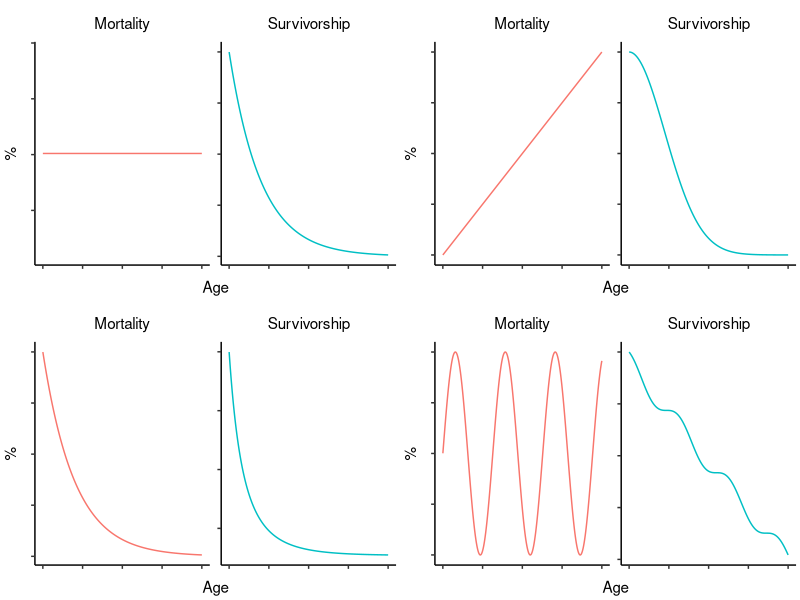
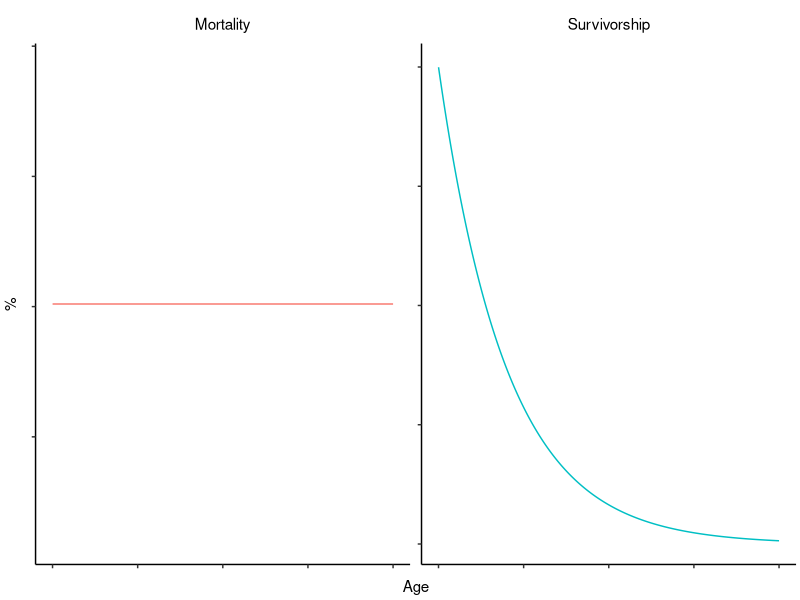
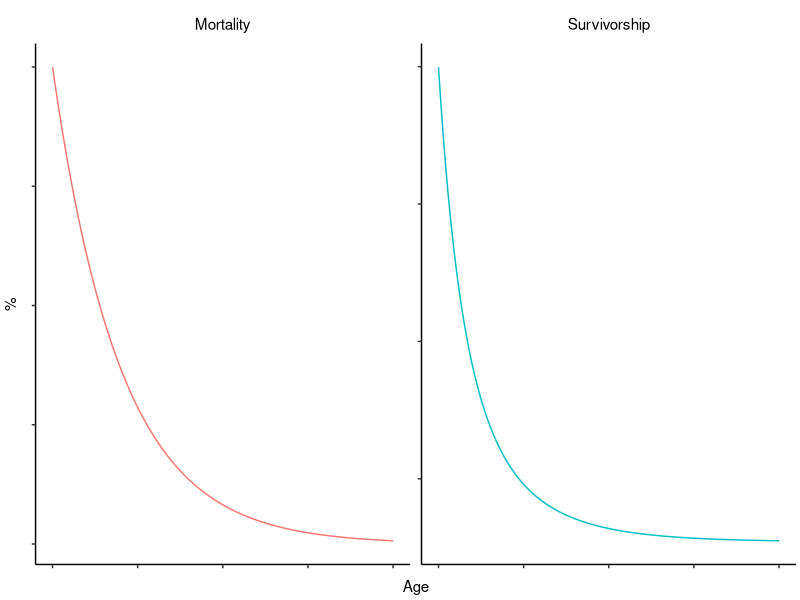
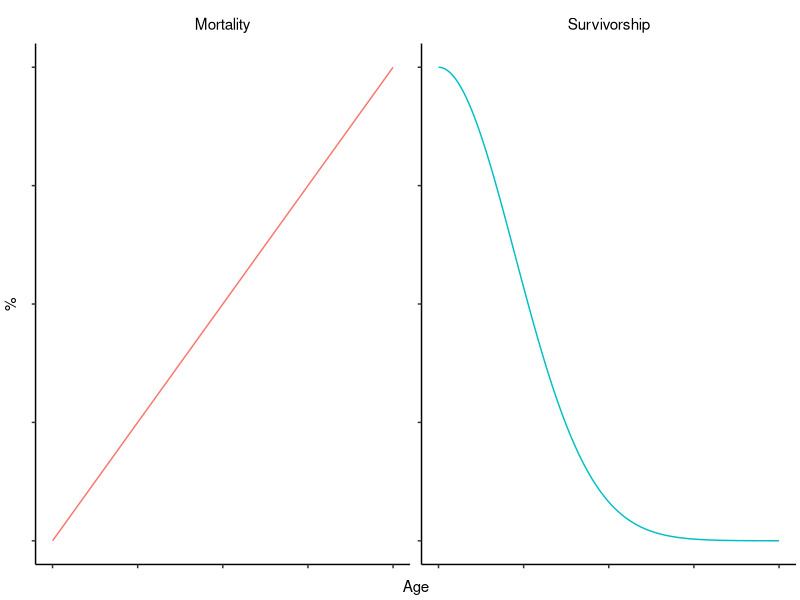
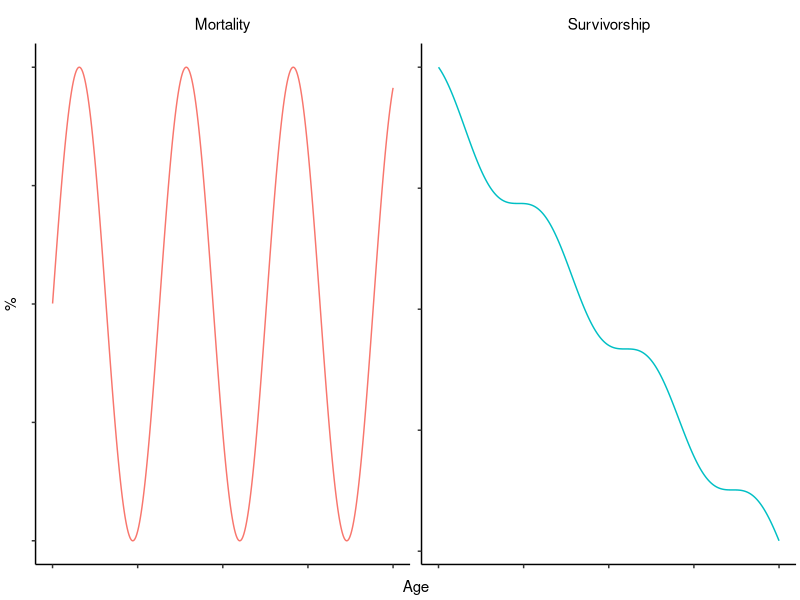

These figures' R source, in order: (Note: this script raises an error after producing the figures.)
# Packages
library(tidyverse)
library(reshape2)
library(cowplot)
library(rlang)
library(gridGraphics)
library(gridExtra)

# Configure font settings
font <- "sans" # Main figure font
titlefont <- font # Font for axis titles etc. (if different)
fontsize_base <- 11 # Basic figure font size
fontscale_title <- 1 # Default axis-title scale relative to regular font
fontscale_main <- 1 # Default plot-title scale

# Define base theme
theme_base <-   theme(
  legend.position = "bottom",
  axis.text = element_text(size = fontsize_base, family = font, 
                           colour = "black"),
  axis.title.y = element_text(size = fontsize_base * fontscale_title,
                              family = titlefont, colour = "black",
                              margin = margin(r=3,unit="mm")),
  axis.title.x = element_text(size = fontsize_base * fontscale_title,
                              family = titlefont, colour = "black",
                              margin = margin(t=3,unit="mm")),
  legend.text = element_text(size = fontsize_base, 
                             family = font, colour = "black"),
  legend.title = element_text(size = fontsize_base,
                              family = font, colour = "black",
                              face = "bold", vjust=0.5, 
                              margin=margin(r=3, unit="mm")),
  plot.title = element_text(size = fontsize_base * fontscale_main,
                            family = titlefont, colour="black",
                            hjust = 0.5, vjust = 0.5,
                            margin = margin(b=5, unit="mm")),
  plot.margin = margin(t=0.1, l=0.1, r=0.1, b = 0.1, unit="cm"),
  strip.background = element_blank(),
  strip.text.x = element_text(size = fontsize_base * fontscale_title,
                              family = titlefont, colour = "black",
                              margin = margin(t = 3, b = 3, unit="mm")),
  strip.text.y = element_text(size = fontsize_base * fontscale_title,
                              family = titlefont, colour = "black",
                              margin = margin(l=3, r=3, unit="mm")),
  legend.justification = "center"
)

# Basic parameters
max_age_plot <- 10000
elf_mort <- 0.1 * 0.01
elf_fecd <- 1 * 0.01

#==============================================================================
# MORTALITY VS SURVIVORSHIP
#==============================================================================

make_ms_tab <- function(mort_func, max_age = max_age_plot){
  tibble(Age = 1:max_age,
         Mortality = mort_func(Age),
         Survivorship = cumprod(1-Mortality)) %>%
    melt(id.vars = "Age") %>% as_tibble
}

make_ms_plot <- function(ms_tab){
  ggplot(ms_tab) + geom_line(aes(x=Age,y=value,colour=variable)) +
    facet_wrap(~variable, scales = "free_y") + 
    scale_y_continuous(name="%", labels = function(y) round(y*100)) +
    theme_classic() + theme_base +
    theme(axis.text = element_blank(), legend.position = "none")
}

# A: Constant mortality
ms_constant <- make_ms_tab(function (a) elf_mort/2)
g_constant <- make_ms_plot(ms_constant)

# B: Linear mortality
ms_linear <- make_ms_tab(function(a) elf_mort*a/5000)
g_linear <- make_ms_plot(ms_linear)

# C: exponential mortality
ms_exponential <- make_ms_tab(function(a) elf_mort*exp(-0.0005*a))
g_exponential <- make_ms_plot(ms_exponential)

# D: sinusoidal mortality
ms_sinusoidal <- make_ms_tab(function(a) (sin(a/500)+1) * elf_mort / 100)
g_sinusoidal <- make_ms_plot(ms_sinusoidal)

# Put it together
g_all <- plot_grid(g_constant, g_linear, g_exponential, g_sinusoidal,
               nrow = 2, labels = NULL)

save_plot(filename = "content/images/mortality-survivorship.png", 
       plot = g_all,
       base_width = 15, base_height = 9, units = "cm", dpi = 320,
       limitsize = FALSE)


#==============================================================================
# FECUNDITY VS REPRODUCTIVE OUTPUT
#==============================================================================

make_fr_tab <- function(mort_func, fec_func, max_age = max_age_plot){
  tibble(Age = 1:max_age,
         Mortality = mort_func(Age),
         Survivorship = cumprod(1-Mortality),
         Fecundity = fec_func(Age),
         `Repr. Output` = Fecundity * Survivorship) %>%
    melt(id.vars = "Age") %>% as_tibble
}

make_fr_plot <- function(fr_tab, max_age = max_age_plot){
  ggplot(fr_tab) + geom_line(aes(x=Age,y=value,colour=variable)) +
    facet_wrap(~variable, scales = "free") + 
    scale_y_continuous(name="%", labels = function(y) round(y*100)) +
    scale_x_continuous(limits = range(fr_tab$Age)) +
    theme_classic() + theme_base +
    theme(axis.text = element_blank(), legend.position = "none",
          plot.margin = margin(l=0.5,r=0.5,unit="cm"))
}

# A: Constant mortality and fecundity
fr_constant <- make_fr_tab(function (a) elf_mort/2,
                           function (a) elf_fecd)
g_fr_constant <- make_fr_plot(fr_constant)

# B: Linear mortality
fr_linear <- make_fr_tab(function(a) elf_mort*a/5000,
                         function(a) (max_age_plot-a)*elf_mort/5000)
g_fr_linear <- make_fr_plot(fr_linear)

# Put it together
g_fr_all <- plot_grid(g_fr_constant, g_fr_linear,
                   nrow = 1, labels = NULL)

save_plot(filename = "content/images/fecundity-output.png", 
          plot = g_fr_all,
          # base_width = 16, base_height = 9, units = "cm", dpi = 320,
          limitsize = FALSE)


#==============================================================================
# ELVES
#==============================================================================

# Dataframe
fr_elves <- tibble(Age = 1:max_age_plot,
                  Mortality = rep(elf_mort, max_age_plot),
                  Survivorship = exp(-elf_mort * Age),
                  Fecundity = rep(elf_fecd, max_age_plot),
                  `Repr. Output` = Fecundity * Survivorship) %>%
  mutate(`% Survivorship` = Survivorship * 100,
         `Cumulative\nFecundity` = cumsum(Fecundity),
         `Cumulative\nRepr. Output` = cumsum(`Repr. Output`)) %>%
  melt(id.vars = "Age") %>% as_tibble %>%
  filter(! variable %in% c("Mortality", "Fecundity", "Repr. Output",
                           "Survivorship"))

g_elves <- ggplot(fr_elves) + geom_line(aes(x=Age,y=value,colour=variable)) +
  facet_wrap(~variable, scales = "free", nrow=1) + 
  scale_x_continuous(limits = range(fr_elves$Age), name="Age (x1000)",
                     labels = function(x) x/1000, breaks = seq(0,10000,2000)) +
  theme_classic() + theme_base + 
  theme(legend.position = "none", 
        plot.margin = margin(l=0.5,r=0.5,b=0.5,unit="cm"),
        axis.title.y = element_blank())

save_plot(filename = "content/images/fecundity-elves.png",
          plot = g_elves, base_width = 13, base_height = 6, units="cm",
          # base_width = 16, base_height = 9, units = "cm", dpi = 320,
          limitsize = FALSE)

#==============================================================================
# ELF MUTATIONS
#==============================================================================

g_elves_cutoff <- fr_elves %>% 
  filter(variable %in% c("% Survivorship", "Cumulative\nRepr. Output")) %>%
  ggplot() + geom_line(aes(x=Age,y=value,colour=variable)) +
  geom_vline(xintercept=10^seq(2,4), colour="purple", linetype="dotted") +
  facet_wrap(~variable, scales = "free", nrow=1) + 
  scale_x_continuous(limits = range(fr_elves$Age), name="Age (x1000)",
                     labels = function(x) x/1000, breaks = seq(0,10000,2000)) +
  theme_classic() + theme_base + 
  theme(legend.position = "none", 
        plot.margin = margin(l=0.5,r=0.5,b=0.5,unit="cm"),
        axis.title.y = element_blank())

save_plot(filename = "content/images/elf-mutations.png",
          plot = g_elves_cutoff, base_width = 13, base_height = 6, units="cm",
          # base_width = 16, base_height = 9, units = "cm", dpi = 320,
          limitsize = FALSE)

#==============================================================================
# EXTRINSIC MORTALITY
#==============================================================================

# Mortality vs survivorship
var_ms <- bind_rows(lapply(elf_mort * c(1,3,10), function(m)
                  tibble(Age = 1:max_age_plot, Mortality = m, 
                  Survivorship = cumprod(1-Mortality))))

g_var_ms <- ggplot(var_ms) + 
  geom_line(aes(x=Age,y=Survivorship,colour=factor(Mortality)), size=1) +
  xlim(c(NA,1000)) +
  scale_y_continuous(name="% Survival", labels = function(y) round(y*100),
                     breaks = c(0,0.5,1)) +
  scale_color_brewer(type="div", palette = "Set2", name="Mortality") +
  theme_classic() + theme_base +
  theme(legend.position = "right")

save_plot(filename = "content/images/extrinsic-mortality.png",
          plot = g_var_ms, base_width = 13, base_height = 6, units="cm",
          # base_width = 16, base_height = 9, units = "cm", dpi = 320,
          limitsize = FALSE)
